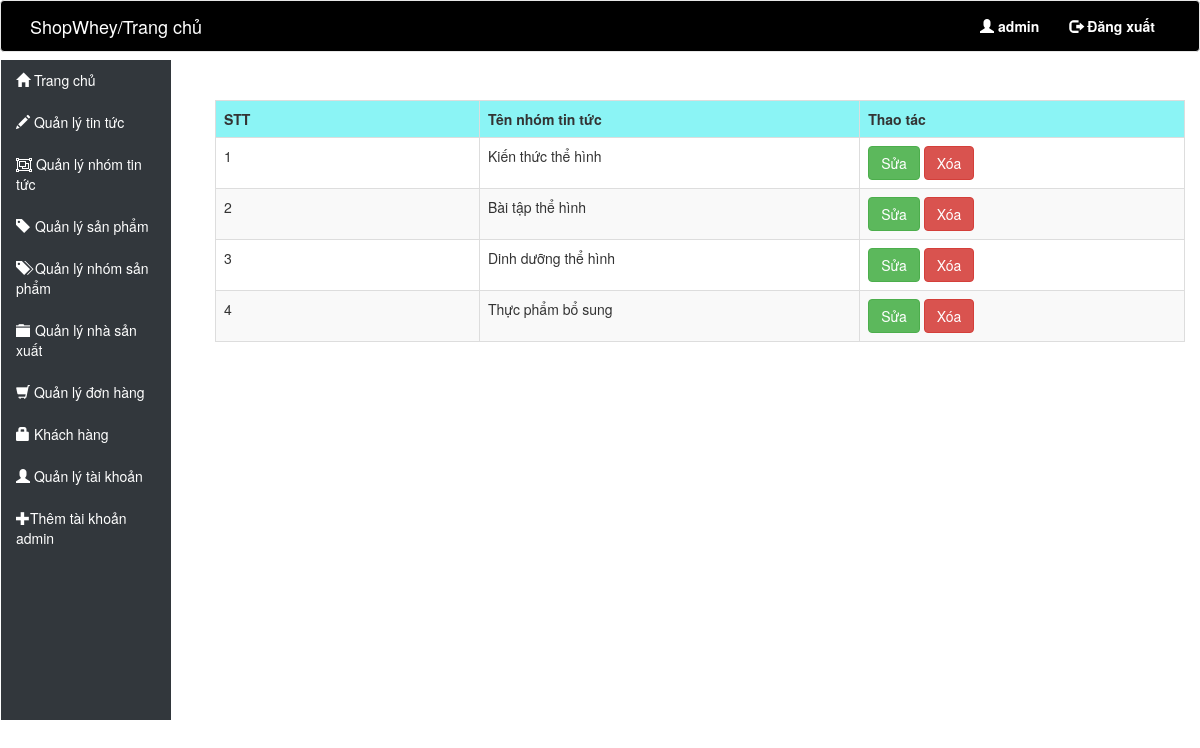
Screenshot of /admin/Index.php?page=quanlynhomtintuc (signed in) with the database file from the repository.
### tables this page shows
CREATE TABLE IF NOT EXISTS `tbl_news_group` (
`IdNewsGroup` int(156) NOT NULL,
  `NameNewsGroup` varchar(156) NOT NULL
);

### admin/View/quanlynhomtintuc.php (the view, shortened to what this page needs)
<head>
</head>
<?php
	$sql = "SELECT* FROM tbl_news_group";
	$query = mysqli_query($conn, $sql);
?>
	<br><br>
	<table class="table table-striped table-hover table-bordered animated zoomIn" class="cach">
		<tr>
			<td style="font-weight: bold; background: #8bf4f5;">STT</td>
			<td style="font-weight: bold; background: #8bf4f5;">Tên nhóm tin tức</td>
			<td style="font-weight: bold; background: #8bf4f5;">Thao tác</td>
		</tr>
		<?php
		while ($row = mysqli_fetch_array($query)) {
			?>
		<tr>
			<td><?php echo($row["IdNewsGroup"]) ?></td>
			<td><?php echo($row["NameNewsGroup"]) ?></td>
			<td><a class="btn btn-success" href="Index.php?page=suanhomtintuc&&mantt=<?php echo $row["IdNewsGroup"] ?>">Sửa</a>  <a class="btn btn-danger" href="">Xóa</a></td>
		</tr>
		<?php
	}
	?>
</table>

### admin/View/quanlynhomtintuc.php (style rules this page uses)
td { width: 100px; white-space: nowrap; overflow: hidden; text-overflow: ellipsis; }

### rows the page displays
tbl_news_group: IdNewsGroup "1", NameNewsGroup "Kiến thức thể hình"
tbl_news_group: IdNewsGroup "2", NameNewsGroup "Bài tập thể hình"
tbl_news_group: IdNewsGroup "3", NameNewsGroup "Dinh dưỡng thể hình"
tbl_news_group: IdNewsGroup "4", NameNewsGroup "Thực phẩm bổ sung"

### other values shown
$_SESSION['admin'] "admin"
